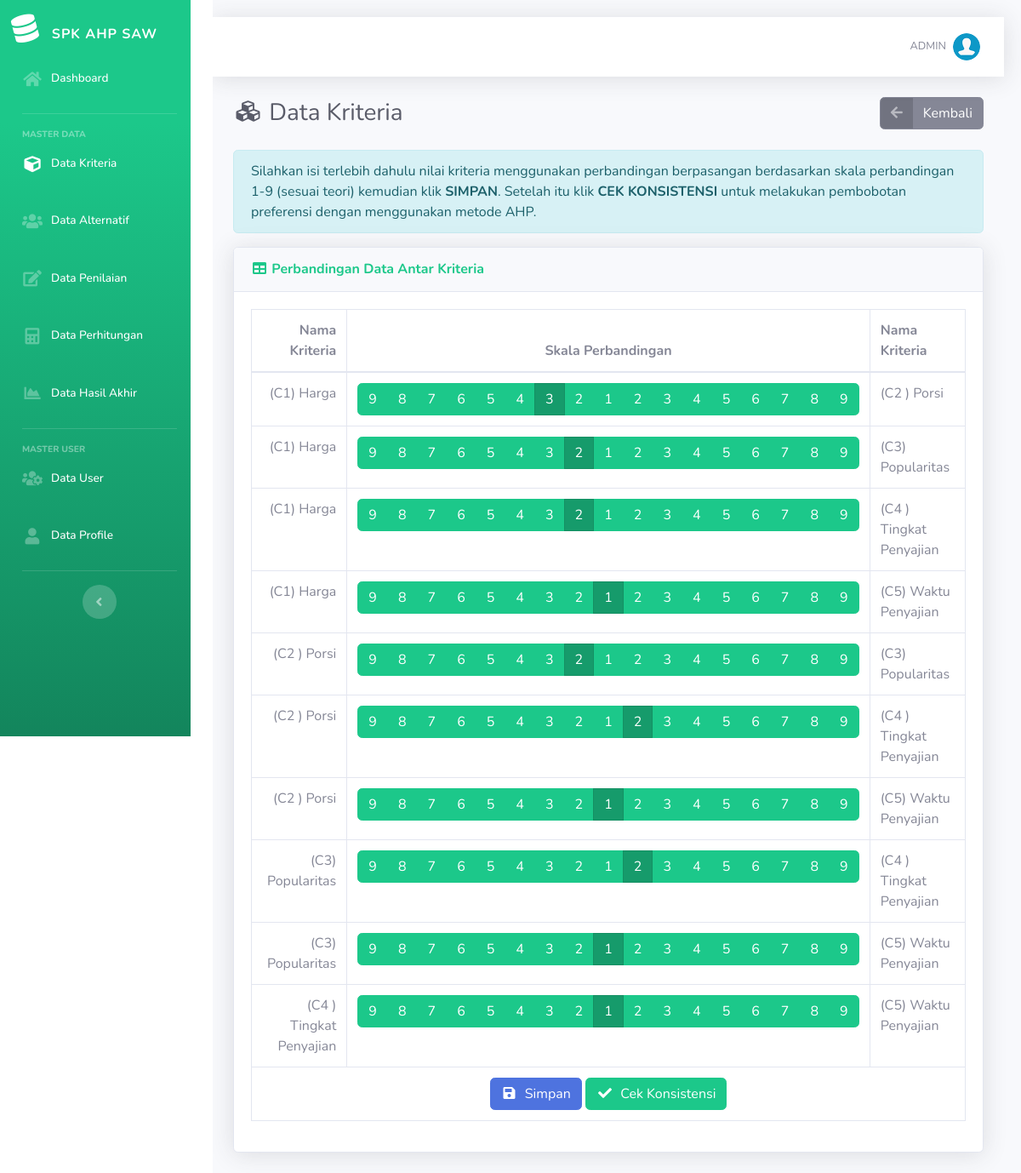
The page /tambah-bobot.php (signed in) on the database its author committed.
### tables this page shows
CREATE TABLE `kriteria` (
  `id_kriteria` int(11) NOT NULL,
  `kode_kriteria` varchar(10) NOT NULL,
  `nama` varchar(50) NOT NULL,
  `type` enum('Benefit','Cost') NOT NULL,
  `bobot` float DEFAULT NULL,
  `ada_pilihan` tinyint(1) DEFAULT NULL,
  `created_at` datetime NOT NULL
);

### tambah-bobot.php (the view, shortened to what this page needs)
<?php
require_once('includes/init.php'); ?>
<?php
require_once('template/header.php');
?>
<?php
$kriteria = array();
$query = mysqli_query($koneksi, "SELECT * FROM kriteria ORDER BY kode_kriteria ASC");
while ($krit = mysqli_fetch_array($query)) {
	$kriteria[$krit['id_kriteria']]['id_kriteria'] = $krit['id_kriteria'];
	$kriteria[$krit['id_kriteria']]['kode_kriteria'] = $krit['kode_kriteria'];
	$kriteria[$krit['id_kriteria']]['nama'] = $krit['nama'];
}
$result = array();
$i = 0;
foreach ($kriteria as $row1) {
	$ii = 0;
	foreach ($kriteria as $row2) {
		if ($i < $ii) {
			$query1 = mysqli_query($koneksi, "SELECT * FROM kriteria_ahp WHERE id_kriteria_1 = '$row1[id_kriteria]' AND id_kriteria_2 = '$row2[id_kriteria]';");
			$kriteria_ahp = mysqli_fetch_array($query1);
			if (empty($kriteria_ahp)) {
				mysqli_query($koneksi, "INSERT INTO kriteria_ahp (id_kriteria_1, id_kriteria_2, nilai_1, nilai_2) VALUES ('$row1[id_kriteria]', '$row2[id_kriteria]', '1', '1')");
				$nilai_1 = 1;
				$nilai_2 = 1;
			} else {
				$nilai_1 = $kriteria_ahp['nilai_1'];
				$nilai_2 = $kriteria_ahp['nilai_2'];
			}
			$nilai = 0;
			if ($nilai_1 < 1) {
				$nilai = $nilai_2;
			} elseif ($nilai_1 > 1) {
				$nilai = -$nilai_1;
			} elseif ($nilai_1 == 1) {
				$nilai = 1;
			}
			$result[$row1['id_kriteria']][$row2['id_kriteria']] = $nilai;
		}
		$ii++;
	}
	$i++;
}
$kriteria_ahp = $result;
?>
<div class="d-sm-flex align-items-center justify-content-between mb-4">
	<h1 class="h3 mb-0 text-gray-800"><i class="fas fa-fw fa-cubes"></i> Data Kriteria</h1>
	<a href="list-kriteria.php" class="btn btn-secondary btn-icon-split"><span class="icon text-white-50"><i
				class="fas fa-arrow-left"></i></span>
		<span class="text">Kembali</span>
	</a>
</div>
<div class="alert alert-info">
	Silahkan isi terlebih dahulu nilai kriteria menggunakan perbandingan berpasangan berdasarkan skala perbandingan 1-9
	(sesuai teori) kemudian klik <b>SIMPAN</b>. Setelah itu klik <b>CEK KONSISTENSI</b> untuk melakukan pembobotan
	preferensi dengan menggunakan metode AHP.
</div>
<div class="card shadow mb-4">
	<div class="card-header py-3">
		<h6 class="m-0 font-weight-bold text-success"><i class="fas fa-fw fa-table
		"></i> Perbandingan Data Antar Kriteria</h6>
	</div>
	<form action="" method="post">
		<div class="card-body">
			<table class="table table-bordered">
				<thead>
					<tr>
						<th class="text-right" width="25%">Nama Kriteria</th>
						<th class="text-center" width="50%">Skala Perbandingan</th>
						<th class="text-left" width="25%">Nama Kriteria</th>
					</tr>
				</thead>
				<tbody>
					<?php
					$i = 0;
					foreach ($kriteria as $row1):
						$ii = 0;
						foreach ($kriteria as $row2):
							if ($i < $ii):
								$nilai = $kriteria_ahp[$row1['id_kriteria']][$row2['id_kriteria']];
								?>
								<tr>
									<td class="text-right">(<?= $row1['kode_kriteria'] ?>) <?= $row1['nama'] ?></td>
									<td class="text-center">
										<div class="btn-group btn-group-toggle" data-toggle="buttons">
											<label class="btn btn-success <?= $nilai == -9 ? "active" : "" ?>"><input type="radio"
													value="-9" <?= $nilai == -9 ? "checked" : "" ?>>9</label>
											<label class="btn btn-success <?= $nilai == -8 ? "active" : "" ?>"><input type="radio"
													value="-8" <?= $nilai == -8 ? "checked" : "" ?>>8</label>
											<label class="btn btn-success <?= $nilai == -7 ? "active" : "" ?>"><input type="radio"
													value="-7" <?= $nilai == -7 ? "checked" : "" ?>>7</label>
											<label class="btn btn-success <?= $nilai == -6 ? "active" : "" ?>"><input type="radio"
													value="-6" <?= $nilai == -6 ? "checked" : "" ?>>6</label>
											<label class="btn btn-success <?= $nilai == -5 ? "active" : "" ?>"><input type="radio"
													value="-5" <?= $nilai == -5 ? "checked" : "" ?>>5</label>
											<label class="btn btn-success <?= $nilai == -4 ? "active" : "" ?>"><input type="radio"
													value="-4" <?= $nilai == -4 ? "checked" : "" ?>>4</label>
											<label class="btn btn-success <?= $nilai == -3 ? "active" : "" ?>"><input type="radio"
													value="-3" <?= $nilai == -3 ? "checked" : "" ?>>3</label>
											<label class="btn btn-success <?= $nilai == -2 ? "active" : "" ?>"><input type="radio"
													value="-2" <?= $nilai == -2 ? "checked" : "" ?>>2</label>
											<label class="btn btn-success <?= $nilai == 1 ? "active" : "" ?>"><input type="radio"
													value="1" <?= $nilai == 1 ? "checked" : "" ?>>1</label>
											<label class="btn btn-success <?= $nilai == 2 ? "active" : "" ?>"><input type="radio"
													value="2" <?= $nilai == 2 ? "checked" : "" ?>>2</label>
											<label class="btn btn-success <?= $nilai == 3 ? "active" : "" ?>"><input type="radio"
													value="3" <?= $nilai == 3 ? "checked" : "" ?>>3</label>
											<label class="btn btn-success <?= $nilai == 4 ? "active" : "" ?>"><input type="radio"
													value="4" <?= $nilai == 4 ? "checked" : "" ?>>4</label>
											<label class="btn btn-success <?= $nilai == 5 ? "active" : "" ?>"><input type="radio"
													value="5" <?= $nilai == 5 ? "checked" : "" ?>>5</label>
											<label class="btn btn-success <?= $nilai == 6 ? "active" : "" ?>"><input type="radio"
													value="6" <?= $nilai == 6 ? "checked" : "" ?>>6</label>
											<label class="btn btn-success <?= $nilai == 7 ? "active" : "" ?>"><input type="radio"
													value="7" <?= $nilai == 7 ? "checked" : "" ?>>7</label>
											<label class="btn btn-success <?= $nilai == 8 ? "active" : "" ?>"><input type="radio"
													value="8" <?= $nilai == 8 ? "checked" : "" ?>>8</label>
											<label class="btn btn-success <?= $nilai == 9 ? "active" : "" ?>"><input type="radio"
													value="9" <?= $nilai == 9 ? "checked" : "" ?>>9</label>
										</div>
									</td>
									<td class="text-left">(<?= $row2['kode_kriteria'] ?>) <?= $row2['nama'] ?></td>
								</tr>
								<?php
							endif;
							$ii++;
						endforeach;
						$i++;
					endforeach;
					?>
					<tr>
						<td class="text-center" colspan="3">
							<button type="submit" name="save" class="btn btn-primary"><i class="fas fa-fw fa-save mr-1"></i>
								Simpan</button>
							<button type="submit" name="check" class="btn btn-success"><i class="fas fa-fw fa-check mr-1"></i> Cek
								Konsistensi</button>
						</td>
					</tr>
				</tbody>
			</table>
		</div>
	</form>
</div>
<?php
require_once('template/footer.php');
?>

### rows shown on the page
kriteria: kode_kriteria "C1", nama "Harga"
kriteria: kode_kriteria "C2", nama "Porsi"
kriteria: kode_kriteria "C3", nama "Popularitas"
kriteria: kode_kriteria "C4", nama "Tingkat Penyajian"
kriteria: kode_kriteria "C5", nama "Waktu Penyajian"

### other values the page prints
$_SESSION['username'] "ADMIN"
